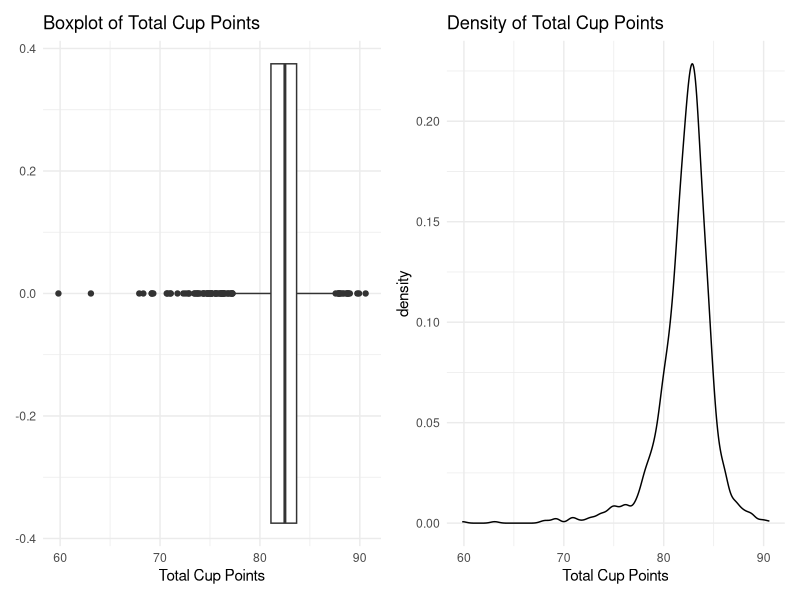
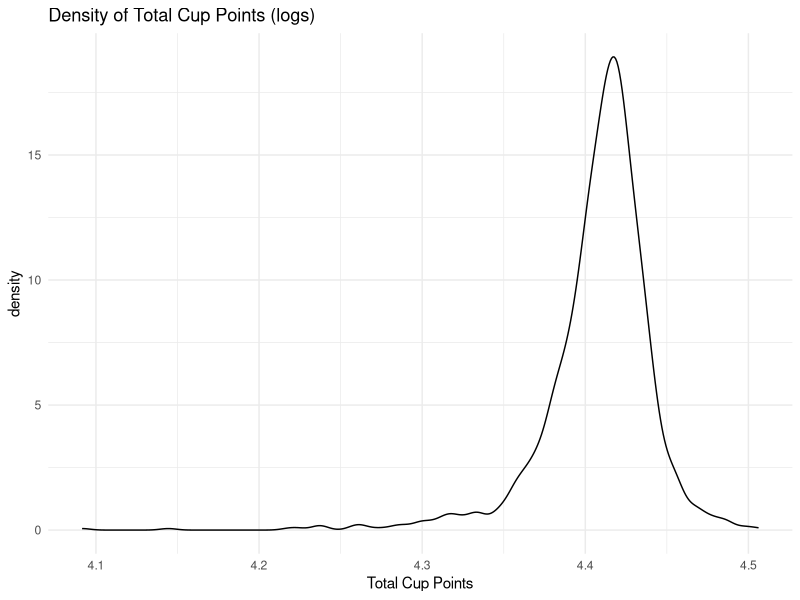
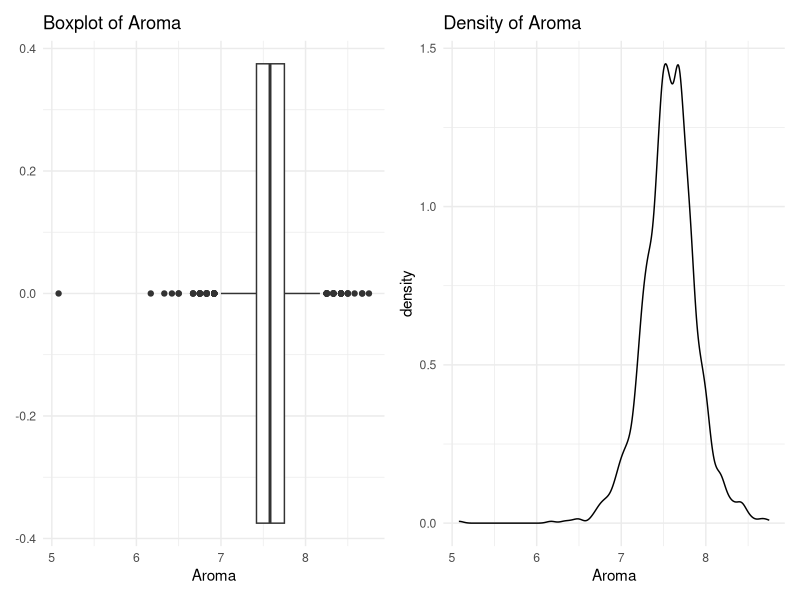
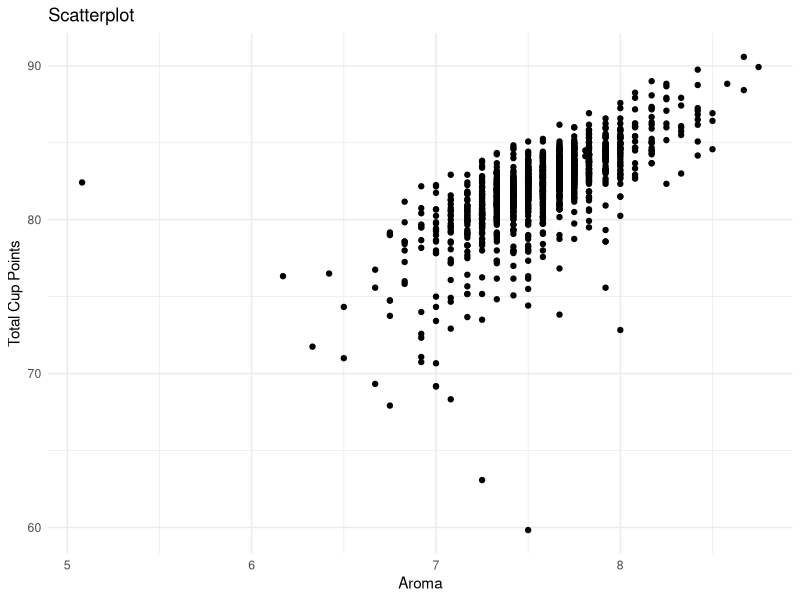
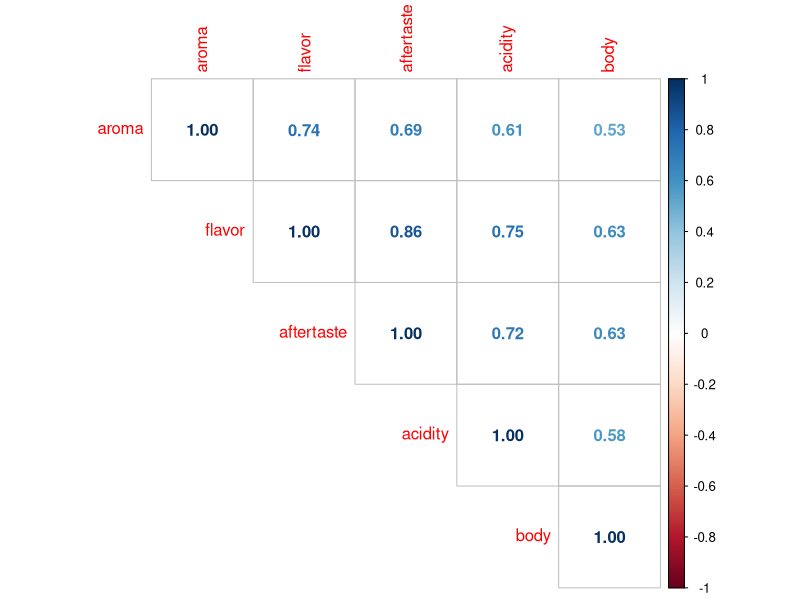
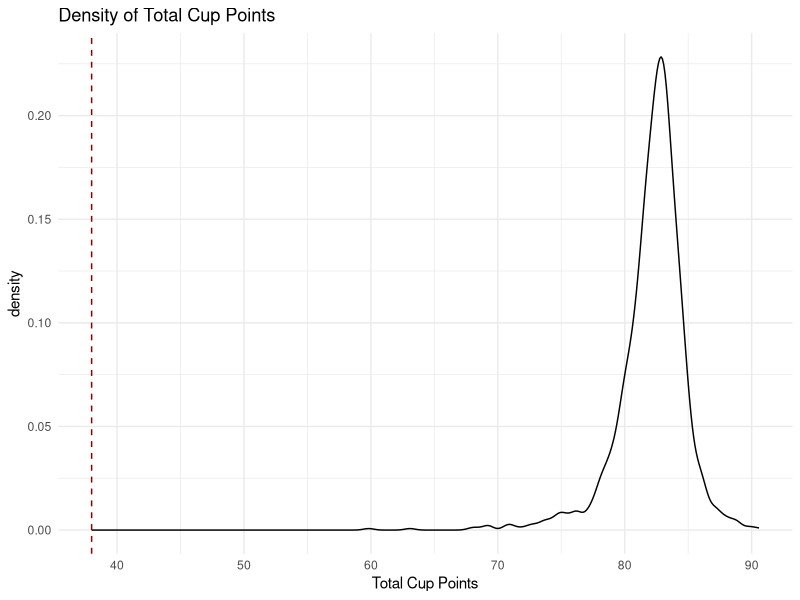
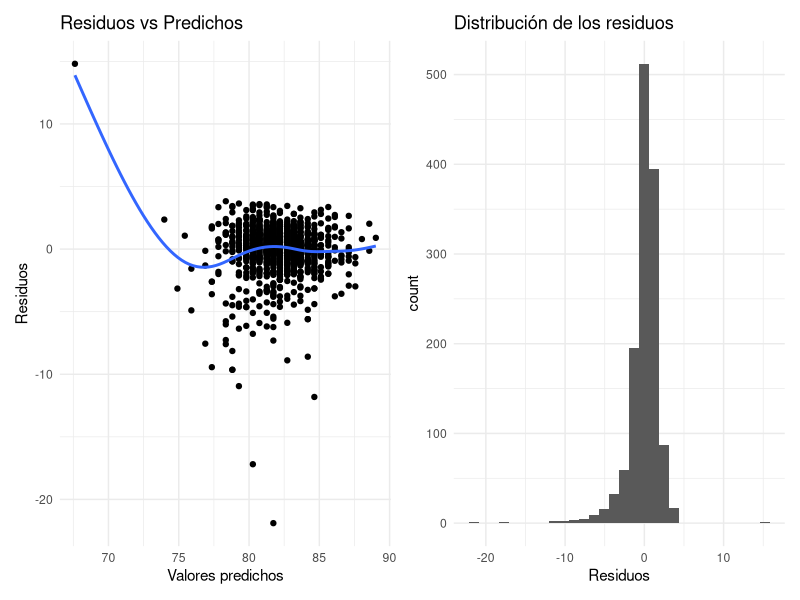

The R source for these figures, in order:
## ---- chunk 1
#| echo: true
#| warning: false
library(tidyverse)
library(readxl)
library(broom)
library(corrplot)
## ---- chunk 2
#| echo: true
#| warning: false
library(patchwork)
library(knitr)
## ---- chunk 3
#| echo: false
#| warning: false
setwd("C:/Users/ccard/OneDrive/Documentos/GitHub/analisis_de_datos/coffee_rating")
## ---- chunk 4
#| echo: true
#| warning: false
coffee_data <- read.csv("coffee_ratings.csv")
## ---- chunk 5
#| echo: true
#| warning: false
coffee_data <- coffee_data %>%
  filter(!total_cup_points==0)
## ---- chunk 6
#| echo: false
#| warning: false
#| fig-align: center
p1 <- ggplot(coffee_data, aes(x=total_cup_points))+
  geom_boxplot()+
  labs(title = "Boxplot of Total Cup Points",
       x = "Total Cup Points") + 
  theme_minimal()


p2 <- ggplot(coffee_data, aes(x=total_cup_points))+
  geom_density()+
  labs(title = "Density of Total Cup Points",
       x = "Total Cup Points") + 
  theme_minimal()

p1+p2
## ---- chunk 7
#| echo: true
#| warning: false
#| fig-align: center
summary(coffee_data$total_cup_points)
## ---- chunk 8
#| echo: false
#| warning: false
#| fig-align: center
ggplot(coffee_data, aes(x=log(total_cup_points)))+
  geom_density()+
  labs(title = "Density of Total Cup Points (logs)",
       x = "Total Cup Points") + 
  theme_minimal()
## ---- chunk 9
#| echo: false
#| warning: false
#| fig-align: center
#| fig-pos: H
p3 <- ggplot(coffee_data, aes(x=aroma))+
  geom_boxplot()+
  labs(title = "Boxplot of Aroma",
       x = "Aroma") + 
  theme_minimal()


p4 <- ggplot(coffee_data, aes(x=aroma))+
  geom_density()+
  labs(title = "Density of Aroma",
       x = "Aroma") + 
  theme_minimal()

p3+p4
## ---- chunk 10
#| echo: true
#| warning: false
#| fig-align: center
summary(coffee_data$aroma)
## ---- chunk 11
#| echo: false
#| warning: false
#| fig-align: center
#| fig-pos: H

ggplot(coffee_data, aes(x=aroma, y=total_cup_points))+
  geom_point() +
  labs(title = "Scatterplot",
       x = "Aroma",
       y = "Total Cup Points") + 
  theme_minimal()

## ---- chunk 12
#| echo: true
#| warning: false
#| fig-align: center
cor(coffee_data$total_cup_points, coffee_data$aroma)
## ---- chunk 13
#| echo: true
#| warning: false
#| fig-align: center
#| fig-pos: H
subset_coffee <- coffee_data %>%
  select(aroma, flavor, aftertaste, acidity, body)
## ---- chunk 14
#| echo: false
#| warning: false
#| fig-align: center

corrplot(cor(subset_coffee ),
         method = "number",
         type = "upper")

## ---- chunk 15
#| echo: true
#| warning: false
#| fig-align: center

coffee_model <- lm(total_cup_points ~ aroma, coffee_data)
tidy(coffee_model,conf.int = TRUE ) %>%
  knitr::kable(format = "latex", digits= 3)
## ---- chunk 16
#| echo: false
#| warning: false
#| fig-align: center

ggplot(coffee_data, aes(x=total_cup_points))+
  geom_density()+ geom_vline(xintercept=38,
                             linetype = "dashed",
                             color="darkred")+
  labs(title = "Density of Total Cup Points",
       x = "Total Cup Points") + 
  theme_minimal()
## ---- chunk 17
#| echo: false
#| warning: false
#| fig-align: center
#| fig-pos: H

p5 <- augment(coffee_model) %>%
  ggplot(aes(x = .fitted, y = .resid)) +
  geom_point() +
  geom_smooth(se = FALSE) +
  labs(title = "Residuos vs Predichos",
       x = "Valores predichos", y = "Residuos")+
  theme_minimal()

p6 <- augment(coffee_model) %>%
  ggplot(aes(x = .resid)) +
  geom_histogram() +
  labs(title = "Distribución de los residuos",
       x = "Residuos") +
  theme_minimal()

p5 + p6
## ---- chunk 18
#| echo: true
#| warning: false
#| fig-align: center
tidy(coffee_model,conf.int = TRUE ) %>%
  knitr::kable(format = "latex", digits= 3)

## ---- chunk 19
#| echo: true
#| warning: false
#| fig-pos: H
glance(coffee_model) %>%
  knitr::kable(format = "latex", digits = 3) %>%
  kableExtra::kable_styling(latex_options = c("scale_down", "hold_position"))
## ---- chunk 20
#| echo: true
#| warning: false
#| fig-align: center
coffee_data <- coffee_data %>%
  mutate(colombia = ifelse(country_of_origin == "Colombia", 1, 0))
mean(coffee_data$colombia, na.rm = TRUE)
## ---- chunk 21
#| echo: true
#| warning: false
#| fig-align: center
coffee_model_colombia <- lm(total_cup_points ~ aroma + colombia, coffee_data)
tidy(coffee_model_colombia,conf.int = TRUE ) %>%
  knitr::kable(format = "latex", digits= 3)
## ---- chunk 22
#| echo: true
#| warning: false
#| fig-align: center
glance(coffee_model_colombia) %>%
  knitr::kable(format = "latex", digits = 3) %>%
  kableExtra::kable_styling(latex_options = c("scale_down", "hold_position"))
## ---- chunk 23
#| echo: true
#| warning: false
#| fig-align: center
model_flavor <- lm(total_cup_points ~ flavor, coffee_data)
glance(model_flavor) %>%
  knitr::kable(format = "latex", digits = 3) %>%
  kableExtra::kable_styling(latex_options = c("scale_down", "hold_position"))
## ---- chunk 24
#| echo: true
#| warning: false
#| fig-align: center
model_aroma_flavor <- lm(total_cup_points ~ aroma + flavor, coffee_data)
tidy(model_aroma_flavor,conf.int = TRUE ) %>%
  knitr::kable(format = "latex", digits= 3)
## ---- chunk 25
#| echo: true
#| warning: false
#| fig-align: center
coffee_data <- coffee_data %>% 
  mutate(log_cup_points=log(total_cup_points),
         log_body=log(body))
model_body <- lm(log_cup_points ~ log_body, coffee_data)
tidy(model_body,conf.int = TRUE ) %>%
  knitr::kable(format = "latex", digits= 3)
